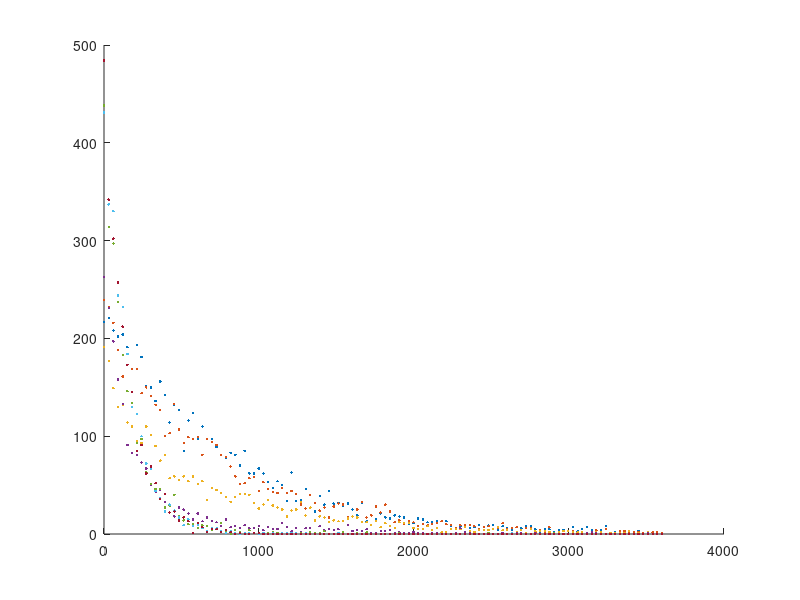

Here is the MATLAB script that generated this plot: (Note: this script raises an error after producing the figure.)
% Example for the global fit class (GlobalFitSimple)

% Fit a set of multiexponential decays where the decay times are common
% between the datasets

clear all
close all

rng(1)  % Set a seed for the random number generation (for reproducibility)

toColumn = @(x) x(:);  % Helper function: the data must be in column vectors

model = @(x, p) p(1)*exp(-x/p(2)) + p(3)*exp(-x/p(4));  % Bi-exponential decay

% Parameters for the simulated dataset
% Seven datasets (one row per dataset): exponentials with the same decay
% time, but different amplitudes

t1 = 150;  % Common decay times
t2 = 720;
for i=1:7
    pars(i,:) = [230*(1 + tanh(i-4)), t1, 120*(1 + tanh(3-i)), t2];
end

N = 120;  % Points per curve

% Generate and plot data
figure()
hold on
for i=1:size(pars, 1)
    xData{i} = toColumn(linspace(0, 5*t2, N));
    % Poisson sampling of the point ordinate (like photon counting)
    yData{i} = toColumn(poissrnd(model(xData{i}, pars(i,:))));
    plot(xData{i}, yData{i}, '.')
end
hold off

gf = GlobalFitSimple();  % Instantiate the class
gf.setData(xData, yData);  % Set the data to fit

% 4 -> number of parameters. The last array tells whether a parameter is local or global
gf.setModel(model, 4, [0 1 0 1])
% Set start point (for all data). randn moves them from the true value
gf.setStart(pars.*(1+0.2*randn(size(pars))))
gf.fit()  % Run the fit!
fit_pars = gf.getFittedParameters();  % Retrieve the fitted parameters...
fit_errs = gf.getParamersErrors();  % ...and their errors

% Evaluate and plot the fit
hold on
for i=1:size(pars, 1)
    yData{i} = toColumn(model(xData{i}, fit_pars(i,:)));
    plot(xData{i}, yData{i}, '-')
end
hold off

% Compare simulated and fitted populations
figure()
hold on
plot(pars(:,1))
plot(fit_pars(:,1), 'o')
plot(pars(:,3))
plot(fit_pars(:,3), 'o')
hold off
legend('First population (true)', 'First population (fitted)', ...
    'Second population (true)', 'Second population (fitted)');